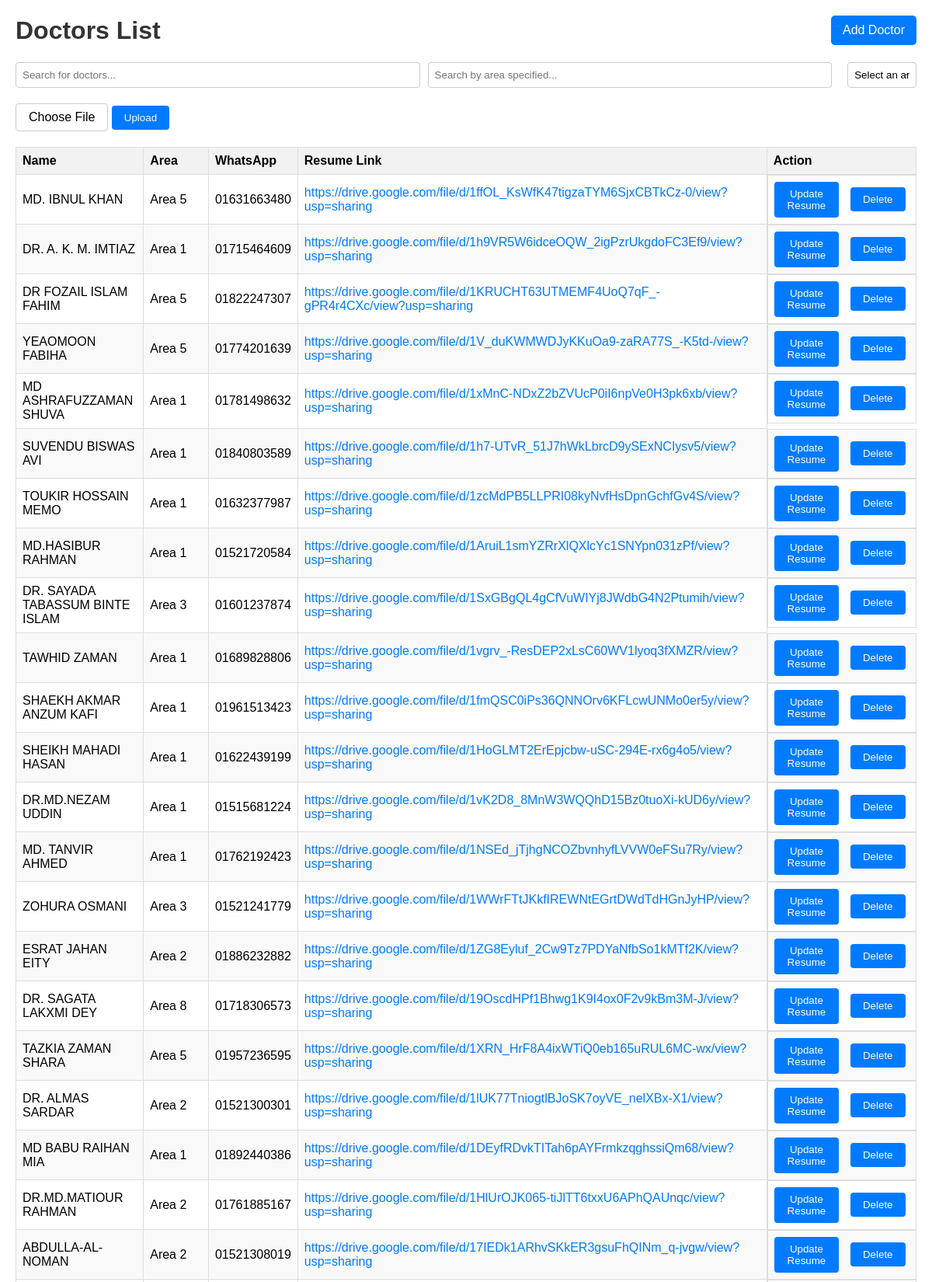
The page / (upper part) on the database its author committed.
### tables this page shows
CREATE TABLE doctors (id INTEGER PRIMARY KEY, name TEXT, area TEXT, area_specified TEXT, wa TEXT, link TEXT);

### app.py (the view)
@app.route('/')
def index():
    conn = sqlite3.connect(DATABASE)
    c = conn.cursor()
    c.execute("SELECT id, name, area, area_specified, wa, link FROM doctors")
    doctors = [{'id': row[0], 'name': row[1], 'area': row[2], 'wa': row[4], 'link': row[5]} for row in c.fetchall()]
    c.execute("SELECT DISTINCT area FROM doctors")
    areas = [row[0] for row in c.fetchall()]
    conn.close()
    return render_template('index.html', doctors=doctors, areas=areas)

### templates/index.html (shortened to what this page needs)
<!DOCTYPE html>
<html lang="en">
<head>
</head>
<body>
    <h1>Doctors List</h1>
    <div class="search-container">
        <input type="text" id="search" placeholder="Search for doctors...">
        <input type="text" id="areaSpecifiedSearch" placeholder="Search by area specified...">
        <select id="areaDropdown">
            <option value="">Select an area</option>
        </select>
    </div>
    <div class="upload-container">
        <form action="/upload" method="post" enctype="multipart/form-data">
            <label for="file-upload" class="upload-label">Choose File</label>
            <button type="submit" class="custom-upload-button">Upload</button>
        </form>
    </div>
    <table class="doctor-table">
        <thead>
            <tr>
                <th>Name</th>
                <th>Area</th>
                <th>WhatsApp</th>
                <th>Resume Link</th>
                <th>Action</th>
            </tr>
        </thead>
        <tbody>
            {% for doctor in doctors %}
            <tr>
                <td>{{ doctor.name }}</td>
                <td>{{ doctor.area }}</td>
                <td>{{ doctor.wa }}</td>
                <td>
                    {% if doctor.link.lower().strip() not in ['n/a', 'na'] %}
                    <a href="{{ doctor.link }}" target="_blank">{{ doctor.link }}</a>
                    {% else %}
                    {{ doctor.link }}
                    {% endif %}
                </td>
                <td class="action-buttons">
                    <form action="/update_resume/{{ doctor.id }}" method="get">
                        <button class="update-resume-button" type="submit">Update Resume</button>
                    </form>
                    <form action="/delete_doctor/{{ doctor.id }}" method="post">
                        <button class="delete-button" type="submit">Delete</button>
                    </form>
                </td>
            {% endfor %}
        </tbody>
    </table>
    <a class="add-doctor-link" href="/add_doctor">Add Doctor</a>
</body>
</html>

### templates/index.html (style rules this page uses)
body { font-family: Arial, sans-serif; margin: 20px; }
h1 { color: #333; }
input[type="text"] { width: 60%; padding: 8px; margin-bottom: 20px; border: 1px solid #ccc; border-radius: 4px; display: inline-block; }
select { width: 10%; padding: 8px; margin-left: 10px; margin-bottom: 20px; border: 1px solid #ccc; border-radius: 4px; display: inline-block; text-align: center; appearance: none; }
table { width: 100%; border-collapse: collapse; margin-bottom: 20px; }
th, td { border: 1px solid #ddd; padding: 8px; }
th { background-color: #f2f2f2; text-align: left; }
tr:nth-child(even) { background-color: #f9f9f9; }
a { color: #007bff; text-decoration: none; }
.add-doctor-link { position: absolute; top: 20px; right: 20px; padding: 10px 15px; background-color: #007bff; color: #fff; text-decoration: none; border-radius: 5px; }
.search-container { display: flex; justify-content: flex-start; align-items: center; gap: 10px; }
.upload-container { margin-bottom: 20px; }
.custom-upload-button { background-color: #007bff; color: #fff; padding: 8px 16px; border: none; border-radius: 4px; cursor: pointer; }
.upload-label { display: inline-block; padding: 8px 16px; border: 1px solid #ccc; border-radius: 4px; cursor: pointer; }
.update-resume-button, .delete-button { background-color: #007bff; color: #fff; padding: 8px 16px; border: none; border-radius: 4px; cursor: pointer; margin-right: 5px; }
.action-buttons { display: flex; gap: 10px; align-items: center; }

### rows shown on the page
doctors: name "MD. IBNUL KHAN", area "Area 5", wa "01631663480", link "https://drive.google.com/file/d/1ffOL_KsWfK47tigzaTYM6SjxCBTkCz-0/view?usp=sharing"
doctors: name "DR. A. K. M. IMTIAZ", area "Area 1", wa "01715464609", link "https://drive.google.com/file/d/1h9VR5W6idceOQW_2igPzrUkgdoFC3Ef9/view?usp=sharing"
doctors: name "DR FOZAIL ISLAM FAHIM", area "Area 5", wa "01822247307", link "https://drive.google.com/file/d/1KRUCHT63UTMEMF4UoQ7qF_-gPR4r4CXc/view?usp=sharing"
doctors: name "YEAOMOON FABIHA", area "Area 5", wa "01774201639", link "https://drive.google.com/file/d/1V_duKWMWDJyKKuOa9-zaRA77S_-K5td-/view?usp=sharing"
doctors: name "MD ASHRAFUZZAMAN SHUVA", area "Area 1", wa "01781498632", link "https://drive.google.com/file/d/1xMnC-NDxZ2bZVUcP0iI6npVe0H3pk6xb/view?usp=sharing"
doctors: name "SUVENDU BISWAS AVI", area "Area 1", wa "01840803589", link "https://drive.google.com/file/d/1h7-UTvR_51J7hWkLbrcD9ySExNCIysv5/view?usp=sharing"
doctors: name "TOUKIR HOSSAIN MEMO", area "Area 1", wa "01632377987", link "https://drive.google.com/file/d/1zcMdPB5LLPRI08kyNvfHsDpnGchfGv4S/view?usp=sharing"
doctors: name "MD.HASIBUR RAHMAN", area "Area 1", wa "01521720584", link "https://drive.google.com/file/d/1AruiL1smYZRrXlQXlcYc1SNYpn031zPf/view?usp=sharing"
doctors: name "DR. SAYADA TABASSUM BINTE ISLAM", area "Area 3", wa "01601237874", link "https://drive.google.com/file/d/1SxGBgQL4gCfVuWIYj8JWdbG4N2Ptumih/view?usp=sharing"
doctors: name "TAWHID ZAMAN", area "Area 1", wa "01689828806", link "https://drive.google.com/file/d/1vgrv_-ResDEP2xLsC60WV1lyoq3fXMZR/view?usp=sharing"
doctors: name "SHAEKH AKMAR ANZUM KAFI", area "Area 1", wa "01961513423", link "https://drive.google.com/file/d/1fmQSC0iPs36QNNOrv6KFLcwUNMo0er5y/view?usp=sharing"
doctors: name "SHEIKH MAHADI HASAN", area "Area 1", wa "01622439199", link "https://drive.google.com/file/d/1HoGLMT2ErEpjcbw-uSC-294E-rx6g4o5/view?usp=sharing"
doctors: name "DR.MD.NEZAM UDDIN", area "Area 1", wa "01515681224", link "https://drive.google.com/file/d/1vK2D8_8MnW3WQQhD15Bz0tuoXi-kUD6y/view?usp=sharing"
doctors: name "MD. TANVIR AHMED", area "Area 1", wa "01762192423", link "https://drive.google.com/file/d/1NSEd_jTjhgNCOZbvnhyfLVVW0eFSu7Ry/view?usp=sharing"
doctors: name "ZOHURA OSMANI", area "Area 3", wa "01521241779", link "https://drive.google.com/file/d/1WWrFTtJKkfIREWNtEGrtDWdTdHGnJyHP/view?usp=sharing"
doctors: name "ESRAT JAHAN EITY", area "Area 2", wa "01886232882", link "https://drive.google.com/file/d/1ZG8Eyluf_2Cw9Tz7PDYaNfbSo1kMTf2K/view?usp=sharing"
doctors: name "DR. SAGATA LAKXMI DEY", area "Area 8", wa "01718306573", link "https://drive.google.com/file/d/19OscdHPf1Bhwg1K9I4ox0F2v9kBm3M-J/view?usp=sharing"
doctors: name "TAZKIA ZAMAN SHARA", area "Area 5", wa "01957236595", link "https://drive.google.com/file/d/1XRN_HrF8A4ixWTiQ0eb165uRUL6MC-wx/view?usp=sharing"
doctors: name "DR. ALMAS SARDAR", area "Area 2", wa "01521300301", link "https://drive.google.com/file/d/1lUK77TniogtlBJoSK7oyVE_nelXBx-X1/view?usp=sharing"
doctors: name "MD BABU RAIHAN MIA", area "Area 1", wa "01892440386", link "https://drive.google.com/file/d/1DEyfRDvkTITah6pAYFrmkzqghssiQm68/view?usp=sharing"
doctors: name "DR.MD.MATIOUR RAHMAN", area "Area 2", wa "01761885167", link "https://drive.google.com/file/d/1HlUrOJK065-tiJlTT6txxU6APhQAUnqc/view?usp=sharing"
doctors: name "ABDULLA-AL-NOMAN", area "Area 2", wa "01521308019", link "https://drive.google.com/file/d/17IEDk1ARhvSKkER3gsuFhQINm_q-jvgw/view?usp=sharing"
